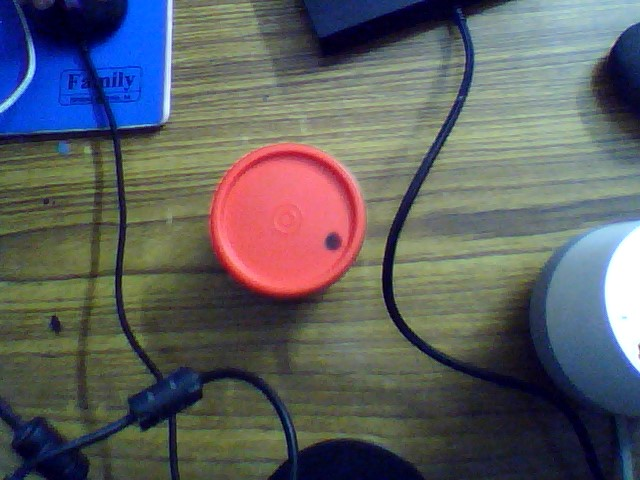
#> input picture dial.jpg, 640 x 480 px
$ python cluster-colors.py
#> lines starting #> are read from the running program, lines starting #| are printed output that depends on the picture
import cv2, numpy as np
from sklearn.cluster import KMeans

def visualize_colors(cluster, centroids):
    # Get the number of different clusters, create histogram, and normalize
    labels = np.arange(0, len(np.unique(cluster.labels_)) + 1)
    (hist, _) = np.histogram(cluster.labels_, bins = labels)
    hist = hist.astype("float")
    hist /= hist.sum()

    # Create frequency rect and iterate through each cluster's color and percentage
    rect = np.zeros((50, 300, 3), dtype=np.uint8)
    colors = sorted([(percent, color) for (percent, color) in zip(hist, centroids)])
    start = 0
    for (percent, color) in colors:
        print(color, "{:0.2f}%".format(percent * 100))
        end = start + (percent * 300)
        cv2.rectangle(rect, (int(start), 0), (int(end), 50), \
                      color.astype("uint8").tolist(), -1)
        start = end
    return rect

# Load image and convert to a list of pixels
# image = cv2.imread('flower.png')
image = cv2.imread('dial.jpg')
#> image is the input picture: shape (480, 640, 3); mean B, G, R 97.8, 95.2, 93.1

image = cv2.cvtColor(image, cv2.COLOR_BGR2RGB)
reshape = image.reshape((image.shape[0] * image.shape[1], 3))

# Find and display most dominant colors
cluster = KMeans(n_clusters=5).fit(reshape)
visualize = visualize_colors(cluster, cluster.cluster_centers_)
#> after the loop in visualize_colors, `for (percent, color) in colors:`:
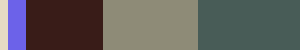
#> rect: shape (50, 300, 3); mean of channels 0, 1, 2 92.6, 94.2, 96.7; drawn as B, G, R
visualize = cv2.cvtColor(visualize, cv2.COLOR_RGB2BGR)
cv2.imshow('visualize', visualize)
cv2.waitKey()
